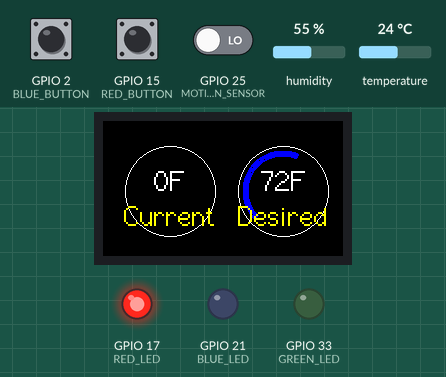
A program run on a simulated ESP32. Parts: 240×135 colour display, output pins drawn as LEDs (lit = HIGH). The inputs (shaded band) are chosen by the test bench; at power-on: GPIO 15 (RED_BUTTON) HIGH, temperature 24 °C, GPIO 2 (BLUE_BUTTON) HIGH, GPIO 25 (MOTION_SENSOR) LOW, humidity 55 %. WiFi joins after 1.5 s; servers stay silent unless stated; uploads are accepted with an empty reply; what the program prints to the serial monitor is not drawn.

Above: at 2.8 s.
2.9 s: GPIO 15 (RED_BUTTON) pulled LOW for 3.2 s
At 7.3 s:
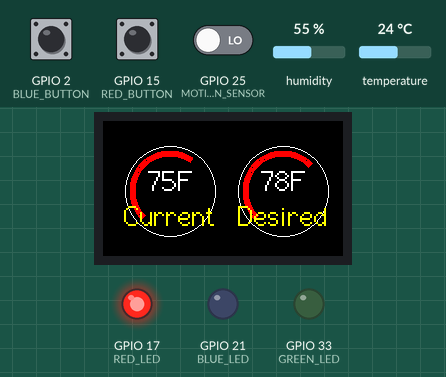
7.6 s: temperature set to 25.2 °C
At 11.8 s:
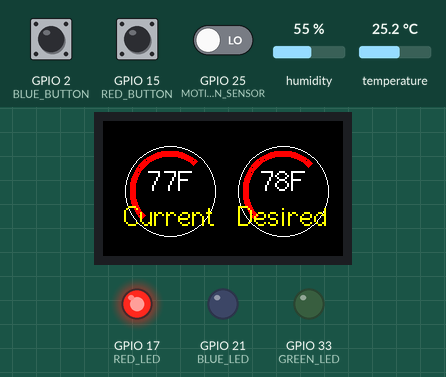
12.1 s: temperature set to 25.6 °C
At 17.0 s:
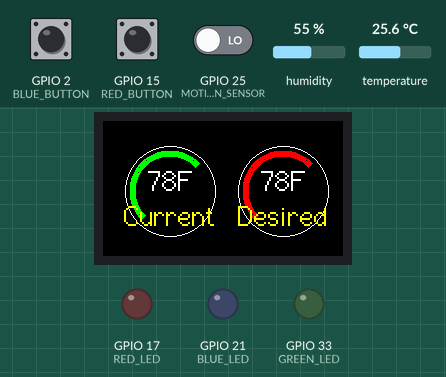
17.3 s: GPIO 2 (BLUE_BUTTON) pulled LOW for 0.15 s
At 19.0 s:
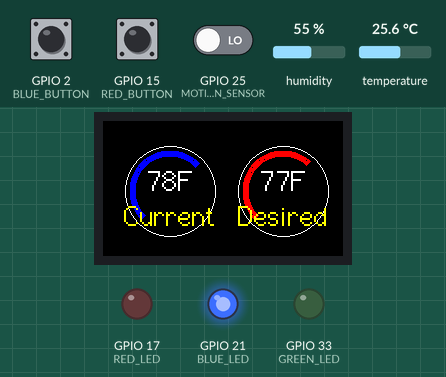
19.3 s: GPIO 25 (MOTION_SENSOR) driven HIGH
At 20.1 s:
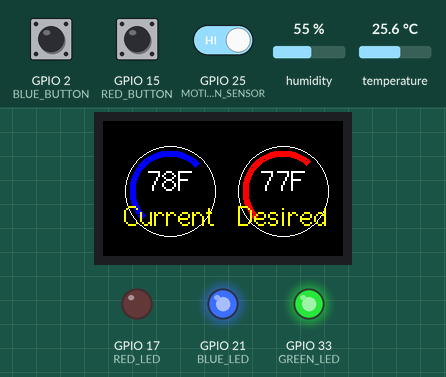
20.8 s: GPIO 15 (RED_BUTTON) pulled LOW for 1 s
At 23.0 s:
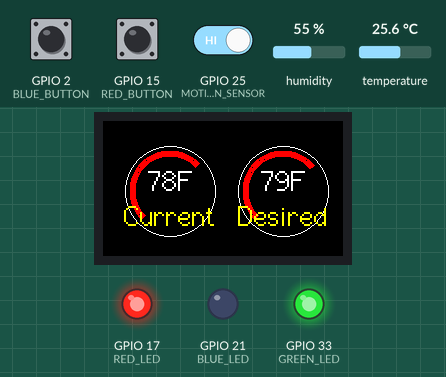
Timing chart, 0 to 24.5 s (numbered marks = the images above; inputs shaded):
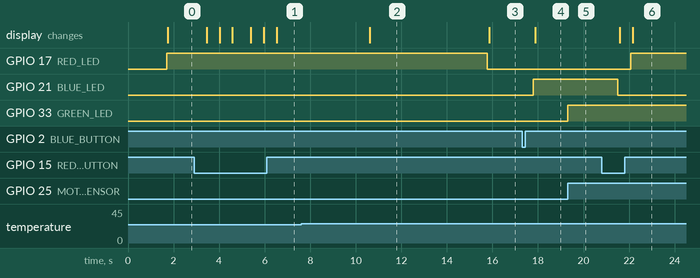

The program:

main.cpp
```cpp
#include <Arduino.h>
#include "DHT.h"
#include <TFT_eSPI.h>
#include <stdint.h>
#include <WiFi.h>
#include <HttpClient.h>

#define GREEN_LED 33
#define MOTION_SENSOR 25

#define BLUE_LED 21
#define RED_LED 17
#define BLUE_BUTTON 2
#define RED_BUTTON 15
#define DHT_PIN 22
#define DHTTYPE DHT22

DHT dht(DHT_PIN, DHTTYPE);
TFT_eSPI tft = TFT_eSPI();

int current_temp;
int desired_temp = 72;

int motion_sensor_state = LOW;
int motion_sensor_val = 0;
unsigned long lastReadTime = 0;
const unsigned long readInterval = 5000;

static int prev_current_temp = -999;
static int prev_desired_temp = -999;

static const char* ssid = "alison phone";
static const char* password = "-";
const int kNetworkTimeout = 30 * 1000;
const int kNetworkDelay = 1000;

void drawGauge(int x, int y, float value, const char *unit, uint16_t color, const char *label);
uint16_t getCurrentTempColor(int current, int desired);
uint16_t getDesiredTempColor(int desired);
void drawArc(int x, int y, int r, float startAngle, float endAngle, uint16_t color);

// Handle GET request to AWS server
void toAWS(float t, float h){
  String humidity = String(h, 2);
  String temperature = String(t, 2);

  String url = "/?humidity=" + humidity + "&current=" + temperature + "&desired=" + desired_temp;

  int err = 0;
  WiFiClient c;
  HttpClient http(c);

  err = http.get("52.53.170.60", 5000, url.c_str(), NULL);
  if (err == 0) {
      Serial.println("startedRequest ok");
      err = http.responseStatusCode();
      if (err >= 0) {
          // Check response code
          Serial.print("Got status code: ");
          Serial.println(err);
          err = http.skipResponseHeaders();
          if (err >= 0) {
              int bodyLen = http.contentLength();
              Serial.print("Content length is: ");
              Serial.println(bodyLen);
              Serial.println();
              Serial.println("Body returned follows:");

              // Now we've got to the body, so we can print it out
              unsigned long timeoutStart = millis();
              char c;

              // While we haven't timed out & haven't reached the end of the body
              while ((http.connected() || http.available()) && ((millis() - timeoutStart) < kNetworkTimeout)) {
                  if (http.available()) {
                      c = http.read();
                      // Print out this character
                      Serial.print(c);
                      bodyLen--;
                      // We read something, reset the timeout counter
                      timeoutStart = millis();
                  } else {
                      // We haven't got any data, so let's pause to allow some to arrive
                      delay(kNetworkDelay);
                  }
              }
          } else {
              Serial.print("Failed to skip response headers: ");
              Serial.println(err);
          }
      } else {
          Serial.print("Getting response failed: ");
          Serial.println(err);
      }
  } else {
      Serial.print("Connect failed: ");
      Serial.println(err);
  }

  http.stop();
}

void setup() {
  // Initialization
  Serial.begin(9600);
  pinMode(BLUE_LED, OUTPUT);
  pinMode(RED_LED, OUTPUT);
  pinMode(BLUE_BUTTON, INPUT_PULLUP);
  pinMode(RED_BUTTON, INPUT_PULLUP);

  pinMode(GREEN_LED, OUTPUT);
  pinMode(MOTION_SENSOR, INPUT);

  // Connect to WIFI
  WiFi.begin(ssid, password);
  while (WiFi.status() != WL_CONNECTED) {
      delay(500);
      Serial.print(".");
  }
  Serial.println("\nWiFi connected");


  dht.begin();

  // Initialize display on TTGO
  tft.init();
  tft.setRotation(1);
  tft.fillScreen(TFT_BLACK);
  tft.setTextColor(TFT_WHITE, TFT_BLACK);
  tft.setTextSize(2);
  tft.setCursor(0, 0);
  tft.println("Display Initialized");
}

void loop() {
  // Handle button press
  if (digitalRead(BLUE_BUTTON) == LOW){
    desired_temp -= 1;
    delay(500);
  }
  else if (digitalRead(RED_BUTTON) == LOW){
    desired_temp += 1;
    delay(500);
  }

  // Read the temperature every 5 seconds BRAH
  if (millis() - lastReadTime >= readInterval) {
    float temperature = dht.readTemperature(true);
    float humidity = dht.readHumidity();

    toAWS(temperature, humidity);

    current_temp = (int)temperature;

    lastReadTime = millis();
  }

  // Change LED colors based on temperatures
  if (current_temp > desired_temp){
    digitalWrite(BLUE_LED, HIGH);
    digitalWrite(RED_LED, LOW);
  }
  else if (desired_temp > current_temp){
    digitalWrite(RED_LED, HIGH);
    digitalWrite(BLUE_LED, LOW);
  }
  else{
    digitalWrite(BLUE_LED, LOW);
    digitalWrite(RED_LED, LOW);
  }

  // Update display gauges
  if(current_temp != prev_current_temp || desired_temp != prev_desired_temp)
  {
    uint16_t currentColor = getCurrentTempColor(current_temp, desired_temp);
    uint16_t desiredColor = getDesiredTempColor(desired_temp);

    tft.fillScreen(TFT_BLACK);

    drawGauge(67, 70, current_temp, "F", currentColor, "Current");
    drawGauge(180, 70, desired_temp, "F", desiredColor, "Desired");

    prev_current_temp = current_temp;
    prev_desired_temp = desired_temp;

    Serial.print("Current Temperature: "); Serial.print(current_temp); Serial.println(" degrees F");
    Serial.print("Desired Temperature: "); Serial.print(desired_temp); Serial.println(" degrees F");
  }

  //motion sensor stuff
  motion_sensor_val = digitalRead(MOTION_SENSOR);
  if(motion_sensor_val == HIGH)
  {
    digitalWrite(GREEN_LED, HIGH);
    //delay(500);

    if(motion_sensor_state == LOW)
    {
      Serial.println("Motion Detected!");
      motion_sensor_state = HIGH;
    }
  }
  else{
    digitalWrite(GREEN_LED, LOW);
    //delay(500);

    if(motion_sensor_state == HIGH)
    {
      Serial.println("Motion Not Detected!");
      motion_sensor_state = LOW;
    }
  }


}

// Gauge design
void drawGauge(int x, int y, float value, const char *unit, uint16_t color, const char *label)
{
  int radius = 45;
  float angle = map(value, 32, 100, 135, 405);

  tft.fillCircle(x, y, radius, TFT_BLACK);
  tft.drawCircle(x, y, radius, TFT_WHITE);

  drawArc(x, y, radius - 10, 135, angle, color);

  tft.setTextColor(TFT_WHITE, TFT_BLACK);
  tft.setTextDatum(MC_DATUM);
  tft.drawString(String((int)value) + unit, x, y - 10, 2);

  tft.setTextColor(TFT_YELLOW, TFT_BLACK);
  tft.drawString(label, x, y + 25, 2);
}

uint16_t getColor(int value)
{
  if(value <= 60)
  {
    return TFT_BLUE;
  }

  else if(value >= 80)
  {
    return TFT_RED;
  }
  return tft.color565((value - 60) *12, (80 - value) * 12, 255);
}

uint16_t getCurrentTempColor(int current, int desired)
{
  if(current < desired)
  {
    return TFT_RED;
  }
  else if ( current > desired)
  {
    return TFT_BLUE;
  }
  return TFT_GREEN;
}

uint16_t getDesiredTempColor(int desired)
{
  if(desired <= 72)
  {
    return TFT_BLUE;
  }
  else{
    return TFT_RED;
  }
}

// Customizes arc
void drawArc(int x, int y, int r, float startAngle, float endAngle, uint16_t color)
{
  for(int thickness = 0; thickness < 6; thickness++)
  {
    for(float angle = startAngle; angle < endAngle; angle += 1)
    {
      int x1 = x + (r + thickness) * cos(radians(angle));
      int y1 = y + (r + thickness) * sin(radians(angle));
      int x2 = x + (r + thickness) * cos(radians(angle + 1));
      int y2 = y + (r + thickness) * sin(radians(angle + 1));
      tft.drawLine(x1, y1, x2, y2, color);
    }
  }
}
```

Measured:
- the behaviour switches between 25.5 and 25.6 °C on temperature (found by bisection; images 2 and 3)
- after the input at 2.9 s, GPIO 17 (RED_LED): stays HIGH (without the input it goes to LOW after 2.3 s); GPIO 21 (BLUE_LED): stays LOW (without the input it goes to HIGH after 2.3 s); the display: first changes after 0.56 s (image 1 shows a later state)
- after the input at 7.6 s, the display: changes after 3.0 s (image 2)
- after the input at 12.1 s, GPIO 17 (RED_LED): HIGH → LOW after 3.7 s; the display: changes after 3.8 s (image 3)
- after the input at 17.3 s, GPIO 21 (BLUE_LED): LOW → HIGH after 0.50 s; the display: changes after 0.57 s (image 4)
- after the input at 19.3 s, GPIO 33 (GREEN_LED): LOW → HIGH at once
- after the input at 20.8 s, GPIO 17 (RED_LED): LOW → HIGH after 1.3 s; GPIO 21 (BLUE_LED): HIGH → LOW after 0.71 s; the display: first changes after 0.78 s (image 6 shows a later state)
